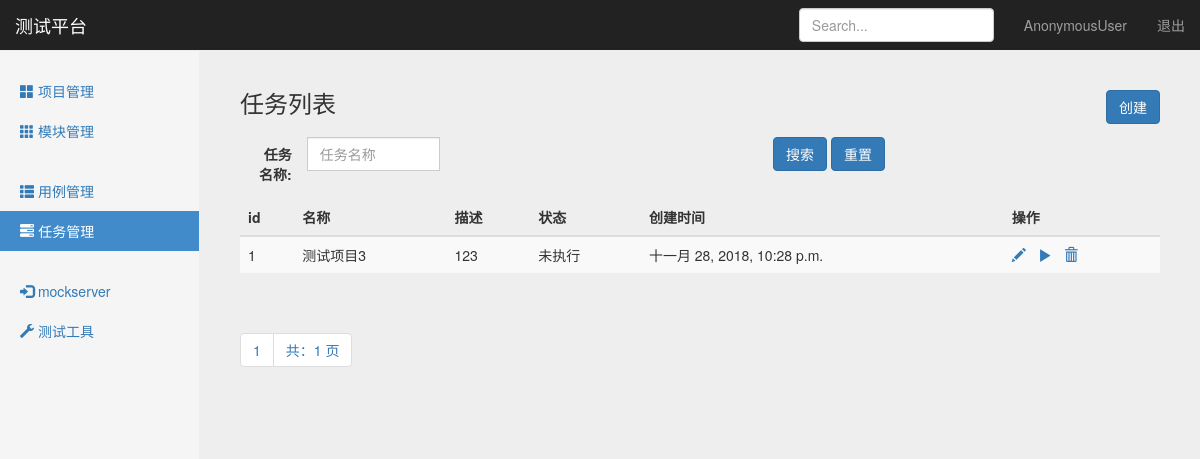
Page /interface/task_manage/ on the earlier database version.
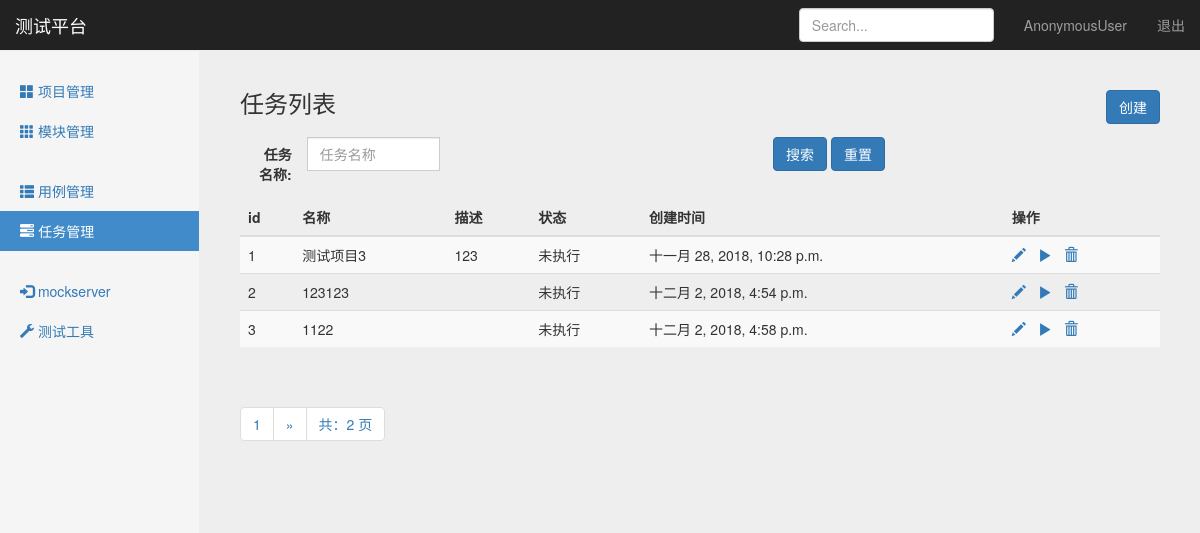
Same page on the later database version.
### interface_app/models.py (models this page shows, shortened)
class TestTask(models.Model):
    name = models.CharField("名称",max_length=100,blank=False,default="")
    describe = models.TextField("描述", default="")
    status = models.IntegerField("状态", default=0)   #未执行、执行中、排队中、执行结束...
    cases = models.TextField("关联用例", default="")
    create_time = models.DateTimeField("创建时间", auto_now=True)

### interface_app/views/testtask_views.py (the view)
# urls.py: path('task_manage/',testtask_views.task_manage),
def task_manage(request):
    testtasks = TestTask.objects.all().order_by("id")
    paginator = Paginator(testtasks, 3)  #每页3条数据
    page = request.GET.get('page')
    try:
        contacts = paginator.page(page)
    except PageNotAnInteger:
        contacts = paginator.page(1)  # 如果页数不是整型, 取第一页
    except EmptyPage:
        contacts = paginator.page(paginator.num_pages)  #如果页数超出查询范围，取最后一页
    if request.method == 'GET':
        return render(request,"task_manage.html",{"type":"list","testtasks":contacts})
    else:
        return HttpResponse("404")

### templates/task_manage.html (shortened to what the changed rows need)
{% extends "base.html" %}
{% block content %}
    <nav class="navbar navbar-inverse navbar-fixed-top">
      <div class="container-fluid">
        <div class="navbar-header">
          <a class="navbar-brand" href="#">测试平台</a>
        </div>
      </div>
    </nav>
    <div class="container-fluid">
      <div class="row">
        {% if type == 'list' %}
        <div class="col-sm-9 col-sm-offset-3 col-md-10 col-md-offset-2 main">
          <h3 class="sub-header">任务列表
            <button type="button" class="btn btn-primary" id="CreateButton"
                    style="float: right;"
                    onclick="window.location.href='/interface/add_task/'">创建</button>
          </h3>
          <div class="table-responsive">
            <form method="get" class="form-horizontal" action="/interface/search_task_name/" data-bv-message="This value is not valid" data-bv-feedbackicons-valid="glyphicon glyphicon-ok" data-bv-feedbackicons-invalid="glyphicon glyphicon-remove" data-bv-feedbackicons-validating="glyphicon glyphicon-refresh">
              <div class="row margin-bottom-10 margin-top-10 text_field">
                <div class="col-lg-12 col-md-12 col-sm-12 col-xs-12" style="text-align: right;">
                    <div class="form-group col-lg-3 col-md-3 col-sm-3">
                      <label class="col-lg-4 col-md-4 col-sm-5 control-label no-padding-right" style=" padding-left: 13px;">任务名称:</label>
                      <div class="input-group col-lg-8 col-md-8 col-sm-7">
                        <input autocomplete="off" type="text" class="form-control" name="task_name" placeholder="任务名称">
                      </div>
                    </div>
                  <div class="col-sm-6" style="text-align: right;">
                    <button type="submit" class="btn btn-primary margin-top-10">搜索</button>
                    <button type="submit" class="btn btn-primary margin-top-10">重置</button>
                  </div>
                </div>
              </div>
            </form>
            <table class="table table-striped" id="list">
              <thead>
                <tr>
                  <th>id</th>
                  <th>名称</th>
                  <th>描述</th>
                  <th>状态</th>
                  <th>创建时间</th>
                  <th>操作</th>
                </tr>
              </thead>
              <tbody>
                {% for task in testtasks %}
                <tr>
                  <td>{{ task.id }}</td>
                  <td>{{ task.name }}</td>
                  <td>{{ task.describe }}</td>
                  {% if task.status == 0 %}
                  <td>未执行</td>
                  {% endif%}
                  <td>{{ task.create_time }}</td>
                  <td>
                      <a href="/interface/debug_case/{{ case.id }}/" id="update" style="margin-right: 8px;">
                          <span class="glyphicon glyphicon-pencil"></span>
                      </a>
                      <a href="/interface/run_task/{{ task.id }}/" id="update" style="margin-right: 8px;">
                          <span class="glyphicon glyphicon-play"></span>
                      </a>
                      <a href="/interface/delete_case/{{ case.id }}/" id="delete">
                          <span class="glyphicon glyphicon-trash"></span>
                      </a>
                  </td>
                </tr>
                {% endfor %}
              </tbody>
            </table>
          </div>
            <div class="pagination">
                <span class="step-links">
                    <ul class="pagination">
                        <li><a href="#">{{ testtasks.number }}</a></li>
                        {% if testtasks.has_next %}
                            {% if task_name %}
                                <li><a href="?task_name={{ task_name }}&page={{ testtasks.next_page_number }}">&raquo;</a></li>
                            {% else %}
                                <li><a href="?page={{ testtasks.next_page_number }}">&raquo;</a></li>
                            {% endif %}
                        {% endif %}
                        <li><a href="#">共：{{ testtasks.paginator.num_pages }} 页</a></li>
                    </ul>
                </span>
            </div>
        </div>
        {% endif %}
      </div>
    </div>
{% endblock %}

Differences in the rows shown:
added TestTask: id "2", name "123123", status "未执行", create_time "十二月 2, 2018, 4:54 p.m."
added TestTask: id "3", name "1122", status "未执行", create_time "十二月 2, 2018, 4:58 p.m."
Other differences:
{{ testtasks.paginator.num_pages }}: "1" → "2"
